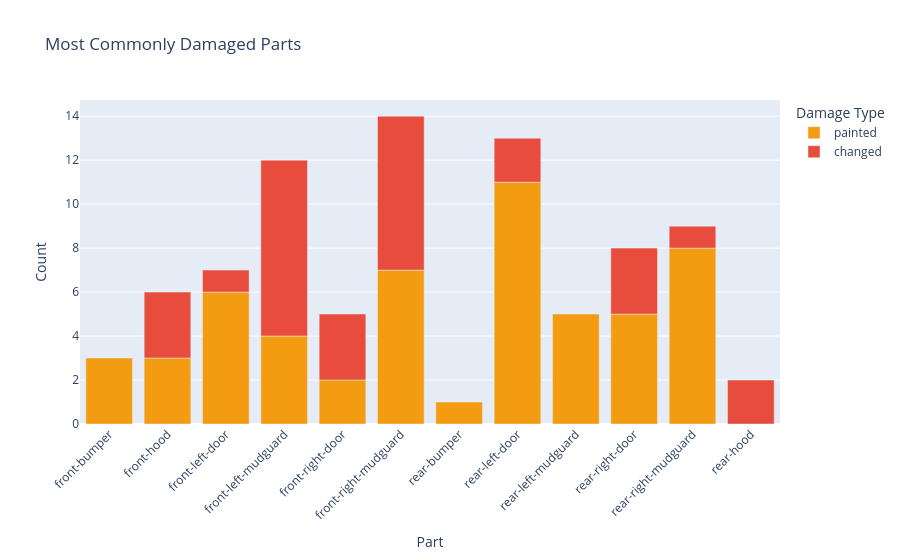

Notebook code cell kept with this figure:
### Code cell
# Heatmap of most commonly damaged parts
if not df_damage.empty:
    damage_pivot = df_damage[df_damage["status"] != "original"].groupby(
        ["part_name", "status"]
    ).size().reset_index(name="count")

    if not damage_pivot.empty:
        fig = px.bar(
            damage_pivot, x="part_name", y="count", color="status",
            title="Most Commonly Damaged Parts",
            labels={"part_name": "Part", "count": "Count", "status": "Damage Type"},
            color_discrete_map={
                "painted": "#f39c12", "local-painted": "#e67e22", "changed": "#e74c3c"
            }
        )
        fig.update_layout(xaxis_tickangle=-45)
        fig.show()
    else:
        print("No damage data found.")
else:
    print("No damage data available.")

### Figure 1 — Plotly figure (JSON) as saved in the notebook; plotly's stock layout.template omitted (floating-point values rounded to 4 significant figures)
{"data": [{"hovertemplate": "Damage Type=painted<br>Part=%{x}<br>Count=%{y}<extra></extra>", "legendgroup": "painted", "marker": {"color": "#f39c12", "pattern": {"shape": ""}}, "name": "painted", "orientation": "v", "showlegend": true, "textposition": "auto", "type": "bar", "x": ["front-bumper", "front-hood", "front-left-door", "front-left-mudguard", "front-right-door", "front-right-mudguard", "rear-bumper", "rear-left-door", "rear-left-mudguard", "rear-right-door", "rear-right-mudguard"], "xaxis": "x", "y": [3, 3, 6, 4, 2, 7, 1, 11, 5, 5, 8], "yaxis": "y"}, {"hovertemplate": "Damage Type=changed<br>Part=%{x}<br>Count=%{y}<extra></extra>", "legendgroup": "changed", "marker": {"color": "#e74c3c", "pattern": {"shape": ""}}, "name": "changed", "orientation": "v", "showlegend": true, "textposition": "auto", "type": "bar", "x": ["front-hood", "front-left-door", "front-left-mudguard", "front-right-door", "front-right-mudguard", "rear-hood", "rear-left-door", "rear-right-door", "rear-right-mudguard"], "xaxis": "x", "y": [3, 1, 8, 3, 7, 2, 2, 3, 1], "yaxis": "y"}], "layout": {"barmode": "relative", "legend": {"title": {"text": "Damage Type"}, "tracegroupgap": 0}, "title": {"text": "Most Commonly Damaged Parts"}, "xaxis": {"anchor": "y", "domain": [0, 1], "tickangle": -45, "title": {"text": "Part"}}, "yaxis": {"anchor": "x", "domain": [0, 1], "title": {"text": "Count"}}}}
